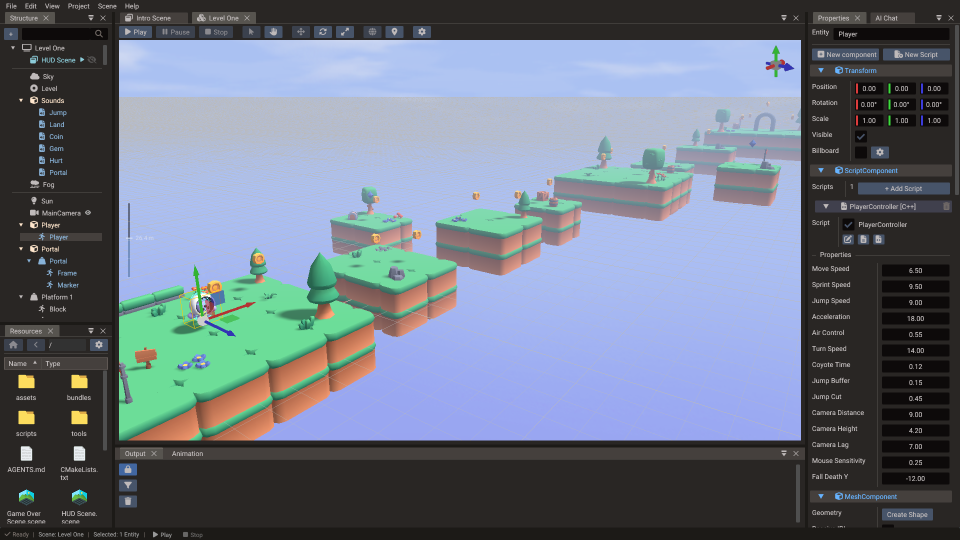
#> input picture docs/assets/screenshots/editor-overview.png, 1920 x 1080 px (shown at 1/2 size)
$ python make-og-image.py
#> lines starting #> are read from the running program, lines starting #| are printed output that depends on the picture
#!/usr/bin/env python3
# Generates docs/assets/logo/quantum_og.png — the 1200x630 Open Graph /
# Twitter card image used by theme/main.html. Run it after changing the logo,
# the tagline or the hero screenshot:
#
#   python scripts/make-og-image.py
#
# Everything is composited from assets already in the repo, so the card never
# drifts from the shipped brand.

import os
import sys

from PIL import Image, ImageDraw, ImageFilter, ImageFont

REPO = os.path.dirname(os.path.dirname(os.path.abspath(__file__)))
ASSETS = os.path.join(REPO, "docs", "assets")
LOGO = os.path.join(ASSETS, "logo", "quantum_logo_dark.png")
HERO = os.path.join(ASSETS, "screenshots", "editor-overview.png")
OUT = os.path.join(ASSETS, "logo", "quantum_og.png")

W, H = 1200, 630

# Theme tokens, kept in sync with theme/css/quantum.css by hand.
BG = (7, 11, 22)            # --bg-primary
TEXT = (237, 246, 255)      # --text-primary
MUTED = (127, 148, 181)     # --text-muted
CYAN = (34, 211, 238)
PURPLE = (139, 92, 246)

TAGLINE = "C++17 game engine & visual editor"
PLATFORMS = "MIT  ·  Windows  ·  Linux  ·  macOS  ·  Android  ·  iOS  ·  HTML5"


def font(size, bold=False):
    for name in ("segoeuib.ttf" if bold else "segoeui.ttf",
                 "arialbd.ttf" if bold else "arial.ttf"):
        path = os.path.join(os.environ.get("WINDIR", r"C:\Windows"), "Fonts", name)
        if os.path.exists(path):
            return ImageFont.truetype(path, size)
    return ImageFont.load_default()


def trim(im):
    """Crop the transparent padding around an RGBA logo.

    The brand PNGs already carry an alpha channel (glyphs at 245,246,250 on a
    fully transparent canvas), so getbbox() on the alpha is all that is needed
    to scale them predictably.
    """
    rgba = im.convert("RGBA")
    bbox = rgba.getbbox()
    return rgba.crop(bbox) if bbox else rgba


def main():
    card = Image.new("RGB", (W, H), BG)
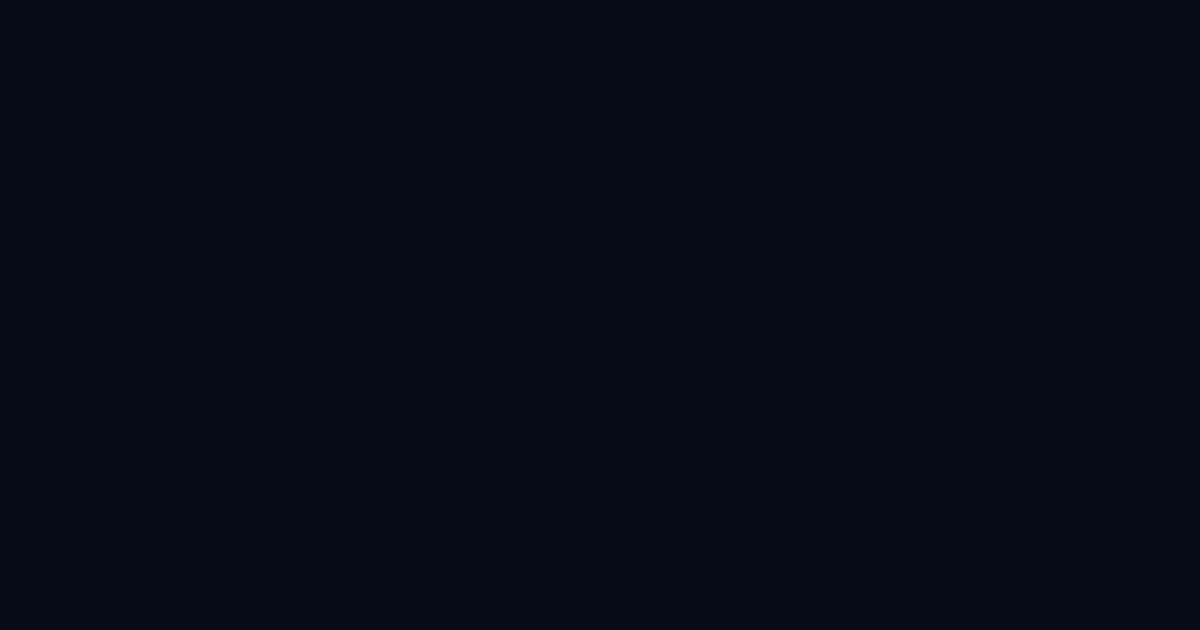
#> card: PIL image 1200x630 RGB; mean R, G, B 7, 11, 22

    # Soft radial glow behind the logo corner, like the site's hero.
    glow = Image.new("RGB", (W, H), BG)
    d = ImageDraw.Draw(glow)
    d.ellipse((-260, -320, 620, 460), fill=(17, 26, 48))
    glow = glow.filter(ImageFilter.GaussianBlur(120))
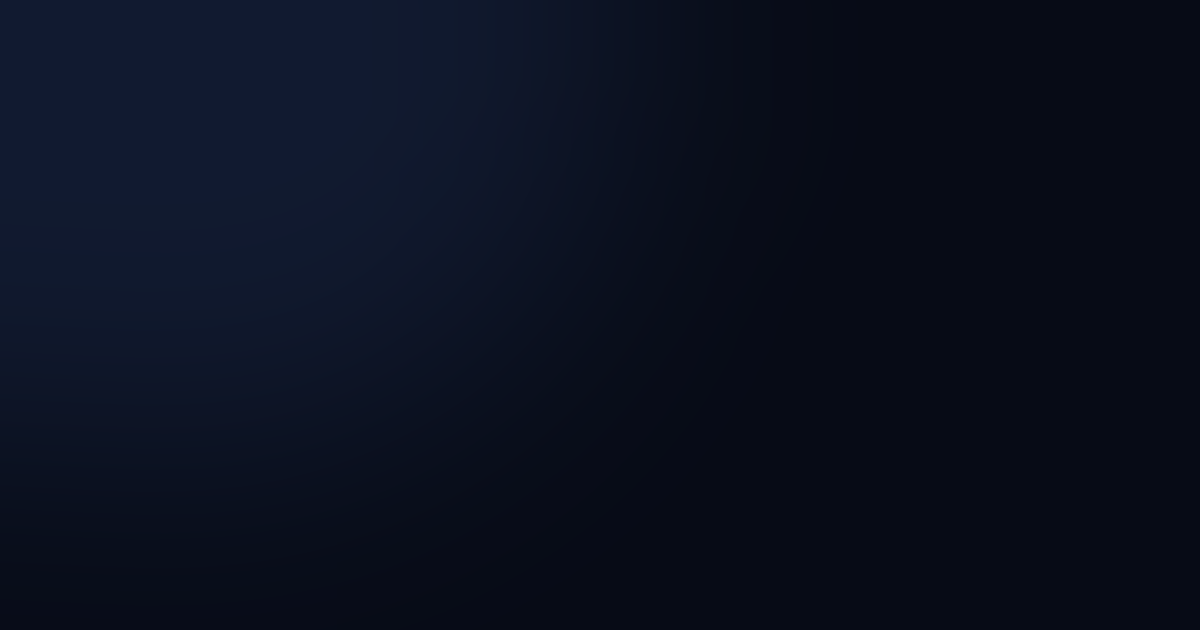
#> glow: PIL image 1200x630 RGB; mean R, G, B 10.3, 15.9, 30.4
    card.paste(glow, (0, 0))

    # Hero screenshot on the right, faded into the background on its left edge.
    # Pre-darkened so it reads as a backdrop: the editor's viewport is bright
    # sky and would otherwise out-shout the wordmark.
    hero = Image.open(HERO).convert("RGB")
#> hero is the input picture: PIL image 1920x1080 RGB; mean R, G, B 106.7, 116.1, 130.2
    crop_h = int(hero.width * H / W)
#> crop_h = 1008
    hero = hero.crop((0, (hero.height - crop_h) // 2, hero.width,
                      (hero.height - crop_h) // 2 + crop_h)).resize((W, H))
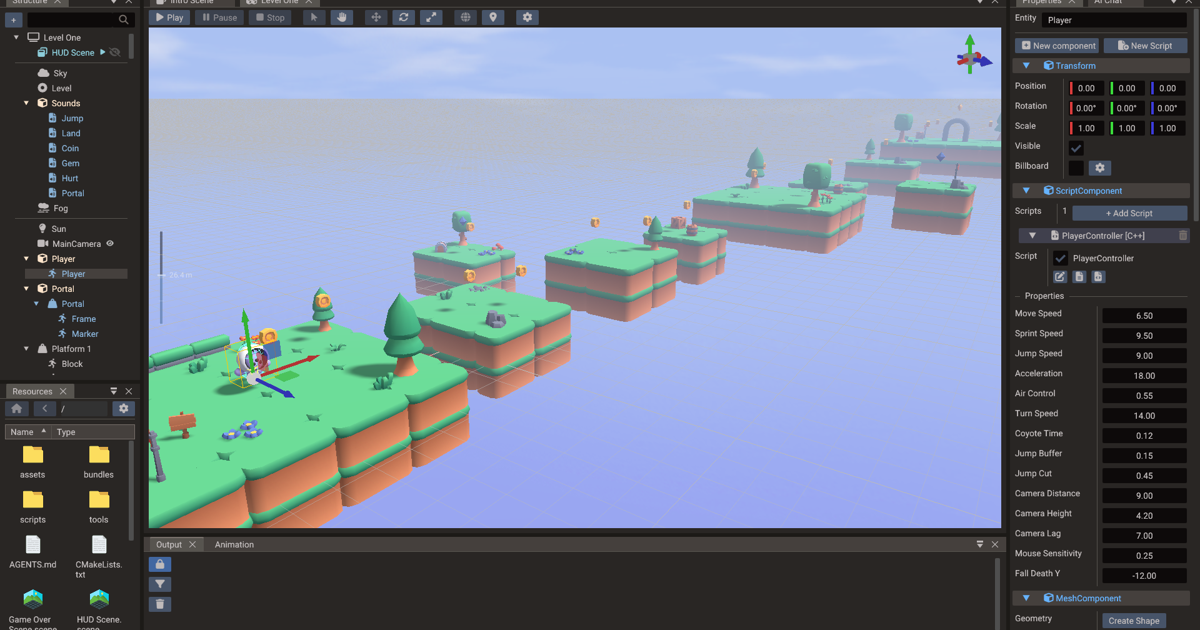
#> hero: PIL image 1200x630 RGB; mean R, G, B 111.5, 121.7, 137
    hero = Image.blend(hero, Image.new("RGB", (W, H), BG), 0.45)
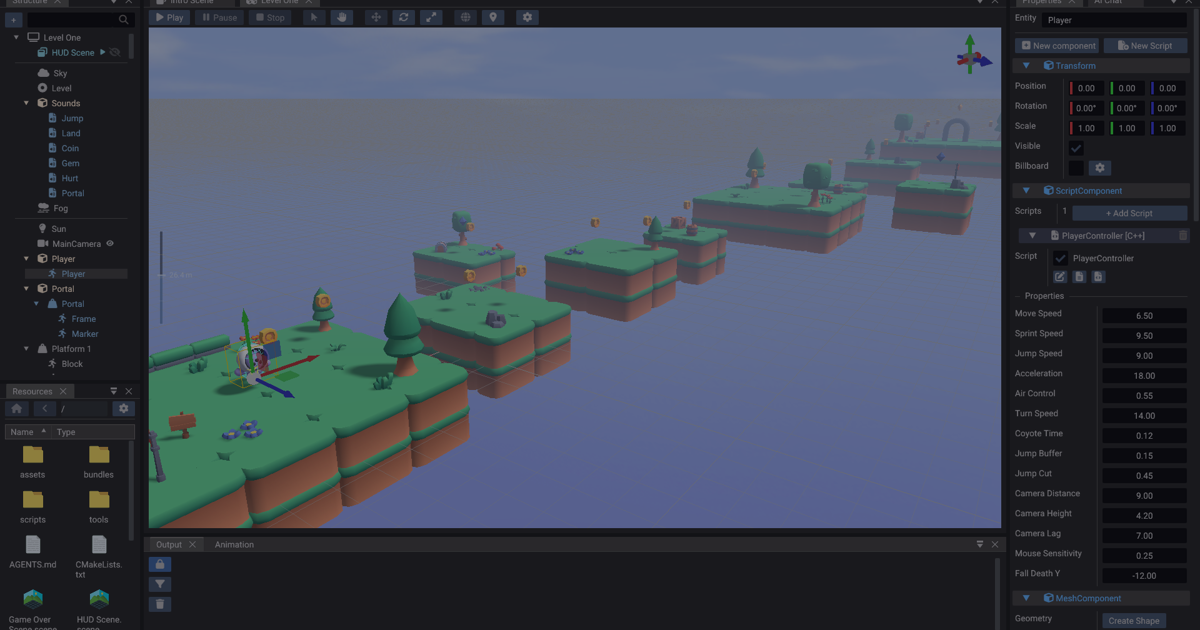
#> hero: PIL image 1200x630 RGB; mean R, G, B 63.9, 71.3, 84.8
    mask = Image.new("L", (W, H), 0)
#> mask: PIL image 1200x630 L; every value is 0
    md = ImageDraw.Draw(mask)
    fade_start, fade_end = int(W * 0.40), int(W * 0.74)
    for x in range(W):
        if x < fade_start:
            a = 0
        elif x > fade_end:
            a = 175
        else:
            a = int(175 * (x - fade_start) / (fade_end - fade_start))
        md.line([(x, 0), (x, H)], fill=a)
    card.paste(hero, (0, 0), mask)
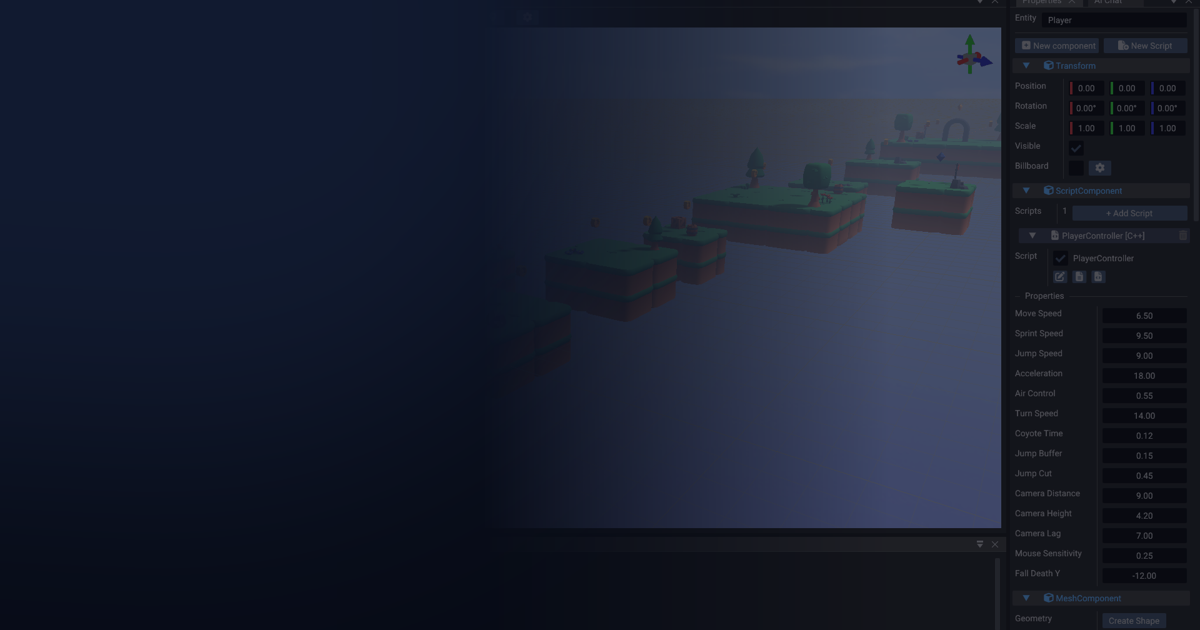
#> card: PIL image 1200x630 RGB; mean R, G, B 25.5, 31.5, 47.6

#> (the run stopped early here; a loop or call above may not have finished)

$ run again, with docs/assets/screenshots/bundle-make-unique.png copied over docs/assets/screenshots/editor-overview.png
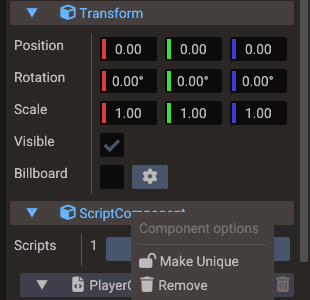
#> input picture docs/assets/screenshots/bundle-make-unique.png, 310 x 300 px
#> in main, hero is the input picture: PIL image 310x300 RGB; mean R, G, B 53, 50.6, 50.3
#> in main, `hero = Image.blend(hero, Image.new("RGB", (W, H), BG), 0.45)`:
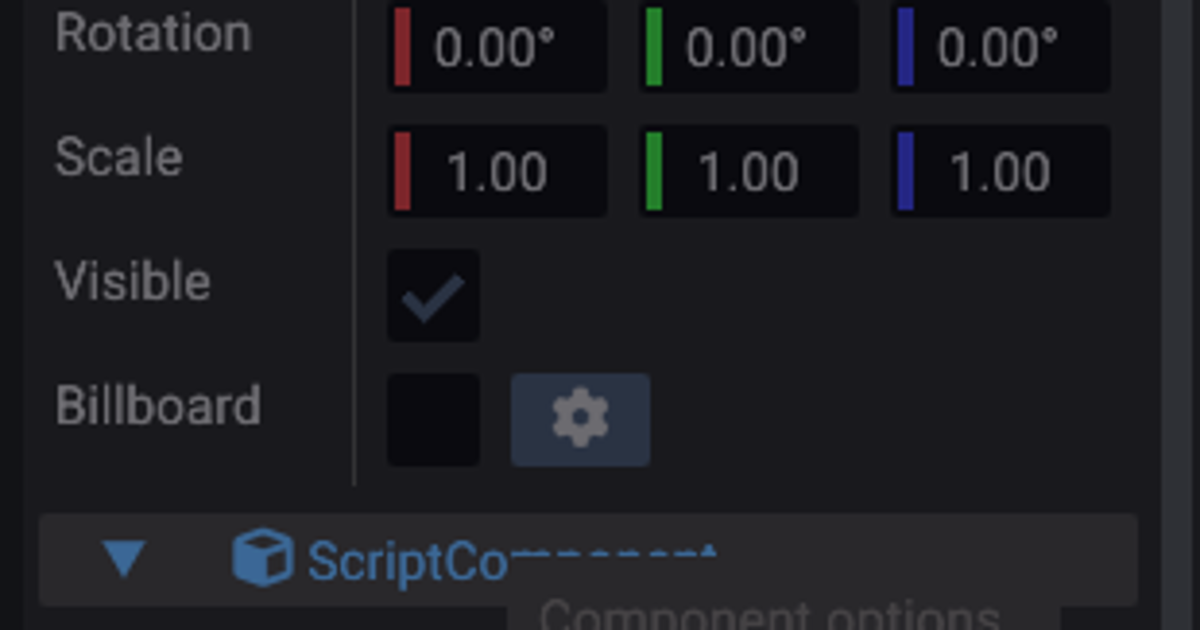
#> hero: PIL image 1200x630 RGB; mean R, G, B 28.8, 29.3, 33.9
#> mask: PIL image 1200x630 L; every value is 0
#> in main, `card.paste(hero, (0, 0), mask)`:
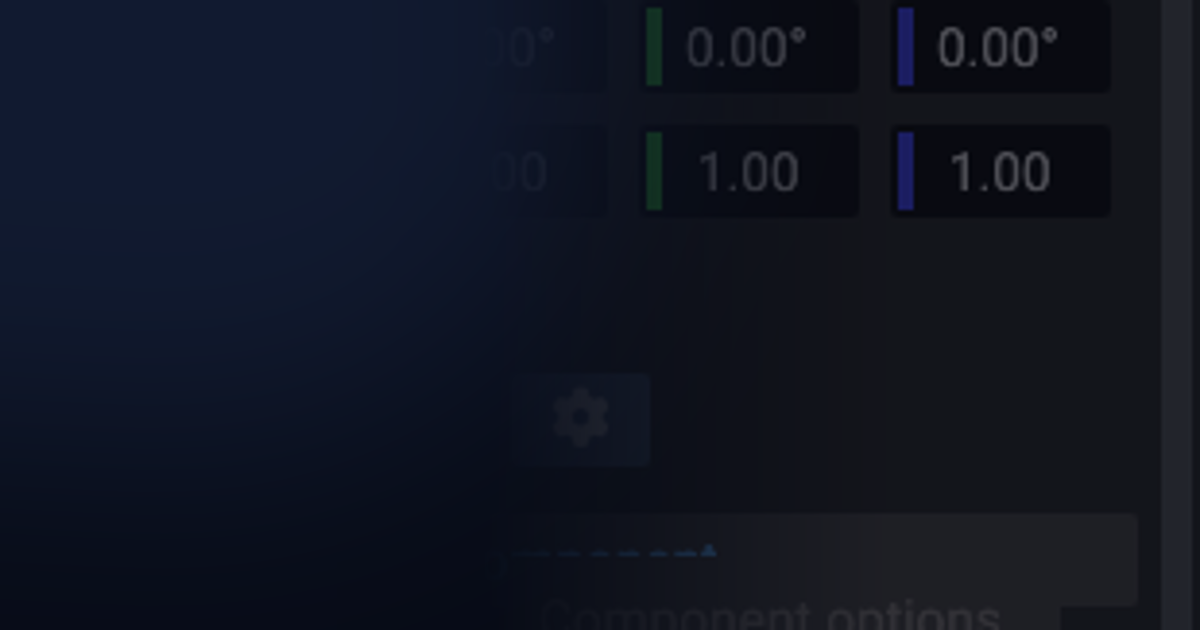
#> card: PIL image 1200x630 RGB; mean R, G, B 16.2, 20.8, 33.4
